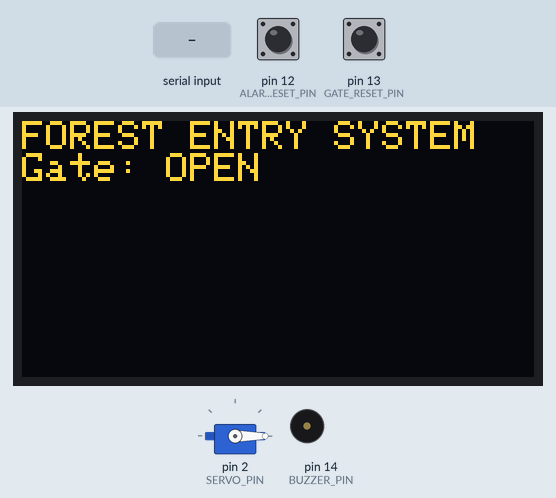
Recording of a sketch running on a simulated Arduino Uno, built with avr-gcc and run on an emulated ATmega328P. Parts: servo, 128×64 one-colour display, buzzer (waves = sounding, pin HIGH). The test bench sets the inputs (shaded band); at power-on: pin 12 (ALARM_RESET_PIN) HIGH, pin 13 (GATE_RESET_PIN) HIGH. The OLED is the two-colour kind (top 16 rows yellow); what the sketch prints to the serial monitor is not drawn.

Above: at 2.2 s.
2.3 s: "WILD\n" received over Serial
At 2.8 s:
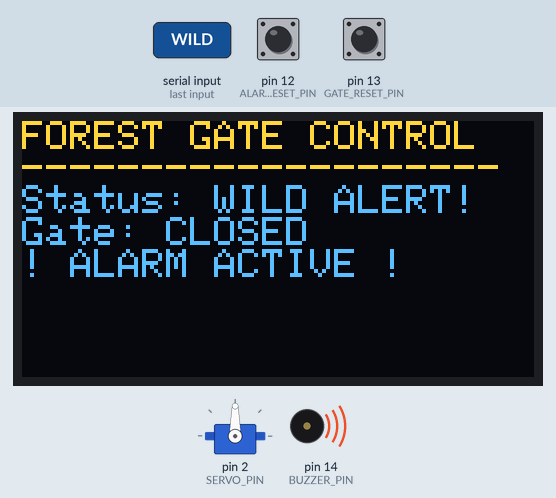
3.8 s: pin 12 (ALARM_RESET_PIN) pulled LOW for 0.15 s
At 5.0 s:
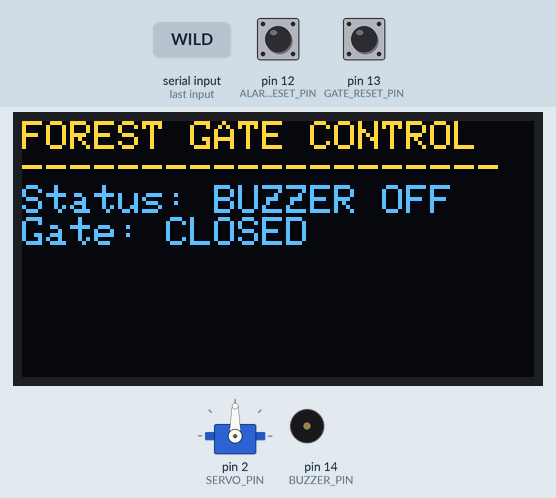
5.4 s: pin 13 (GATE_RESET_PIN) pulled LOW for 0.15 s
At 6.2 s:
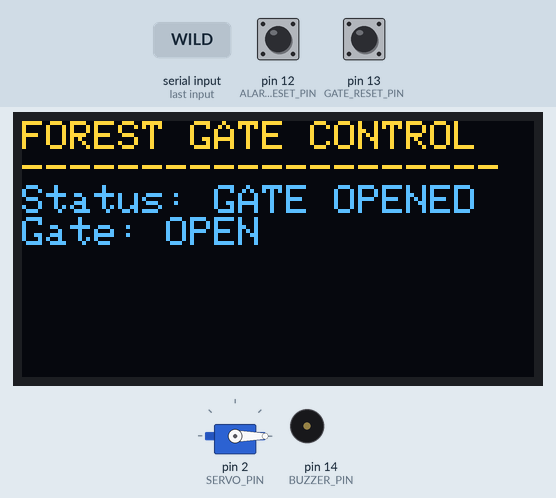
7.0 s: "NORMAL\n" received over Serial
At 7.5 s:
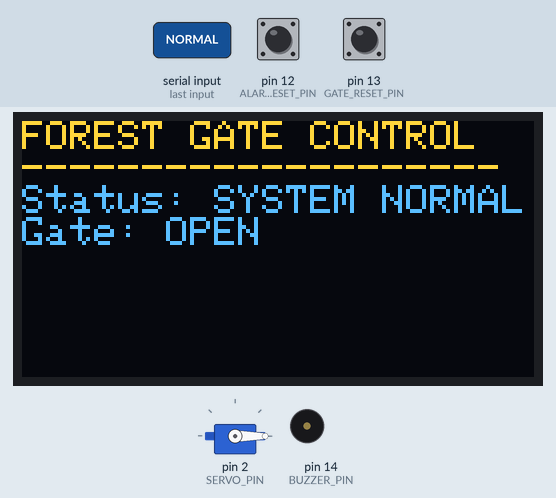
8.5 s: "1\n" received over Serial
At 9.7 s:
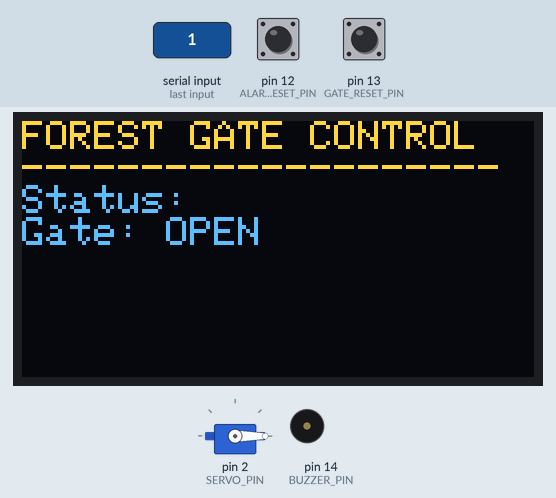
Timing chart, 0 to 11.0 s (numbered marks = the images above; inputs shaded):
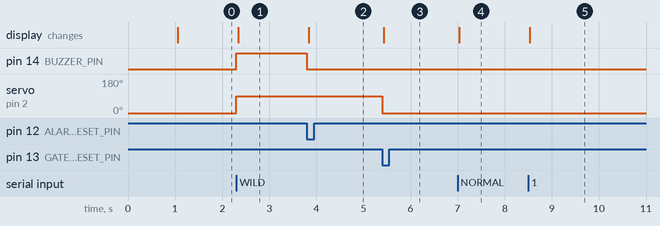

Measured:
- after the input at 2.3 s, pin 14 (BUZZER_PIN): LOW → HIGH at once; servo on pin 2 (SERVO_PIN): 0° → 90° at once; the display: changes at once (image 1)
- after the input at 3.8 s, pin 14 (BUZZER_PIN): HIGH → LOW at once; the display: changes at once (image 2)
- after the input at 5.4 s, servo on pin 2 (SERVO_PIN): 90° → 0° at once; the display: changes at once (image 3)
- after the input at 7.0 s, the display: changes at once (image 4)
- after the input at 8.5 s, the display: changes at once (image 5)

The sketch:

ESP_RECEIVER1.1.ino
```cpp
#include <Arduino.h>
#include <Wire.h>
#include <Adafruit_GFX.h>
#include <Adafruit_SSD1306.h>
#include <Servo.h>

// --- OLED Settings ---
#define SCREEN_WIDTH 128
#define SCREEN_HEIGHT 64
#define OLED_RESET    -1
#define SCREEN_ADDRESS 0x3C
Adafruit_SSD1306 display(SCREEN_WIDTH, SCREEN_HEIGHT, &Wire, OLED_RESET);

// --- Pin Definitions ---
#define BUZZER_PIN 14      // D5
#define ALARM_RESET_PIN 12 // D6
#define GATE_RESET_PIN 13  // D7
#define SERVO_PIN 2        // D4

// --- Servo Positions ---
#define GATE_OPEN 0
#define GATE_CLOSED 90

Servo entryGate;
String buffer = "";
bool alarmTriggered = false;
bool gateClosed = false;

void process(String data);
void updateOLED(String rawData, String statusStr);

void setup() {
  Serial.begin(115200);
  delay(1000);

  // Initialize Servo
  entryGate.attach(SERVO_PIN);
  entryGate.write(GATE_OPEN); // Start with gate open

  // Initialize Pins
  pinMode(BUZZER_PIN, OUTPUT);
  digitalWrite(BUZZER_PIN, LOW);
  pinMode(ALARM_RESET_PIN, INPUT_PULLUP);
  pinMode(GATE_RESET_PIN, INPUT_PULLUP);

  // Initialize OLED
  if(!display.begin(SSD1306_SWITCHCAPVCC, SCREEN_ADDRESS)) {
    Serial.println(F("SSD1306 allocation failed"));
  }

  display.clearDisplay();
  display.setTextSize(1);
  display.setTextColor(SSD1306_WHITE);
  display.setCursor(0, 0);
  display.println("FOREST ENTRY SYSTEM");
  display.println("Gate: OPEN");
  display.display();

  Serial.println("SYSTEM READY - GATE OPEN");
}

void loop() {
  // 1. Handle Alarm Reset (Buzzer)
  if (alarmTriggered && digitalRead(ALARM_RESET_PIN) == LOW) {
    alarmTriggered = false;
    digitalWrite(BUZZER_PIN, LOW);
    Serial.println("Buzzer Silenced");
    updateOLED("N/A", "BUZZER OFF");
    delay(200);
  }

  // 2. Handle Gate Reset (Open Gate)
  if (gateClosed && digitalRead(GATE_RESET_PIN) == LOW) {
    gateClosed = false;
    entryGate.write(GATE_OPEN);
    Serial.println("Gate Opening...");
    updateOLED("N/A", "GATE OPENED");
    delay(200);
  }

  // 3. Handle incoming LoRa data
  while (Serial.available()) {
    char c = Serial.read();
    if (c == '\n') {
      buffer.trim();
      if (buffer.length() > 0) process(buffer);
      buffer = "";
    } else {
      buffer += c;
    }
  }
}

void process(String data) {
  Serial.println("RX: " + data);
  String displayStatus = "";

  if (data.indexOf("WILD") >= 0) {
    displayStatus = "WILD ALERT!";

    // Trigger Buzzer
    if (!alarmTriggered) {
      alarmTriggered = true;
      digitalWrite(BUZZER_PIN, HIGH);
    }

    // Close Gate
    if (!gateClosed) {
      gateClosed = true;
      entryGate.write(GATE_CLOSED);
      Serial.println("ALERT: Closing Gate!");
    }
  }

  if (data.indexOf("NORMAL") >= 0) {
    displayStatus = "SYSTEM NORMAL";
  }

  updateOLED(data, displayStatus);
}

void updateOLED(String rawData, String statusStr) {
  display.clearDisplay();
  display.setCursor(0, 0);
  display.println("FOREST GATE CONTROL");
  display.println("--------------------");
  display.print("Status: "); display.println(statusStr);
  display.print("Gate: "); display.println(gateClosed ? "CLOSED" : "OPEN");

  if (alarmTriggered) display.println("! ALARM ACTIVE !");

  display.display();
}
```
